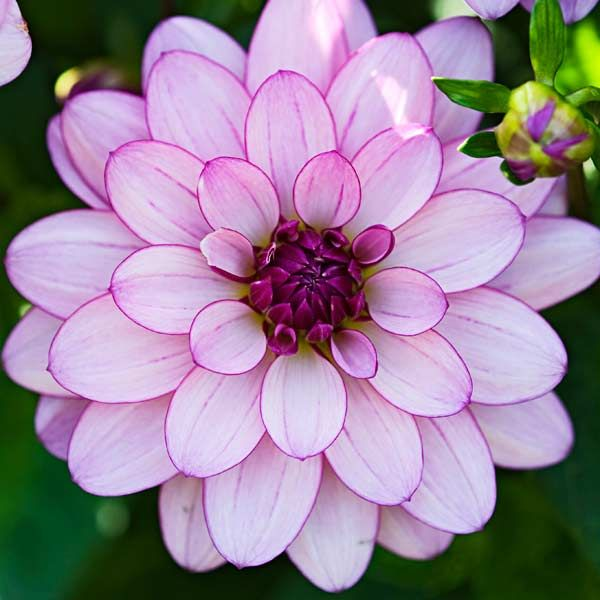
#> input picture flower.jpg, 600 x 600 px
$ python pillow_effect.py
#> lines starting #> are read from the running program, lines starting #| are printed output that depends on the picture
from PIL import Image
from PIL import ImageFilter

# merge two image
flower = Image.open("flower.jpg")
#> flower is the input picture: PIL image 600x600 RGB; mean R, G, B 151.1, 132.5, 152
girl = Image.open("girl.jpg")
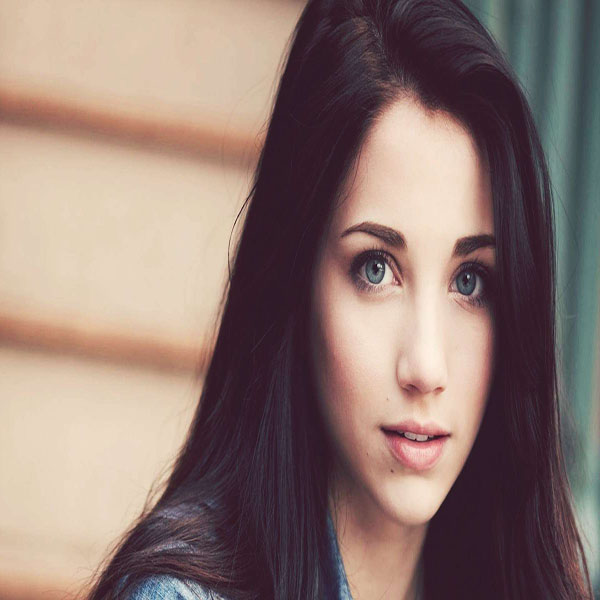
#> input picture girl.jpg, 600 x 600 px
#> girl is the input picture: PIL image 600x600 RGB; mean R, G, B 143.6, 122.1, 115.5

r1, g1, b1 = flower.split()
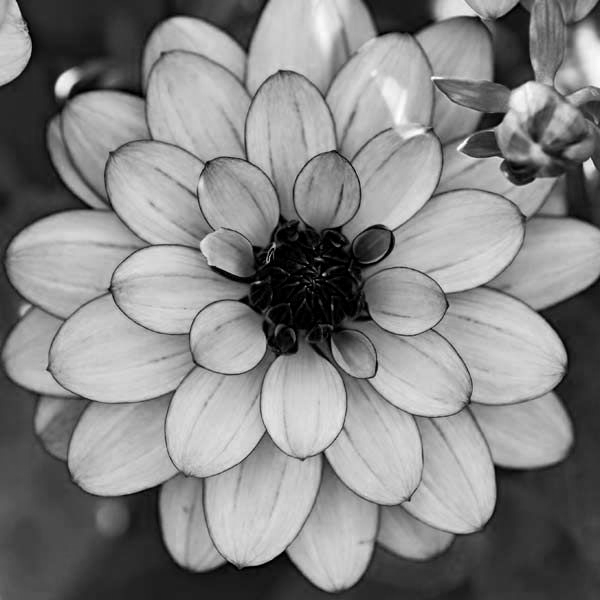
#> g1: PIL image 600x600 L; min 0, max 255, mean 132.5
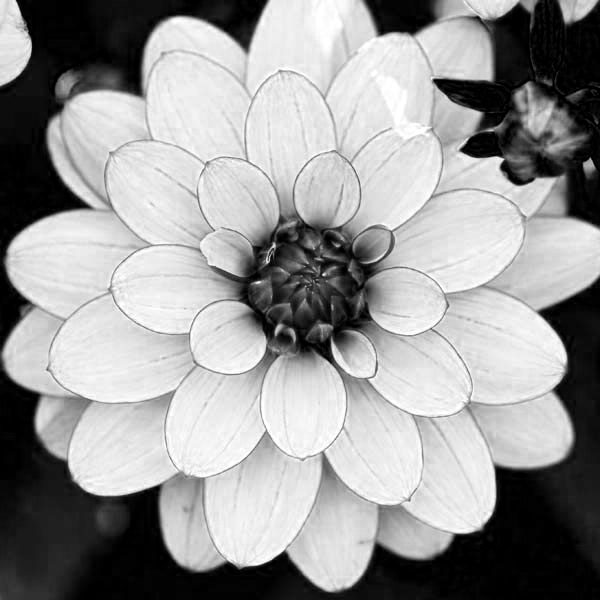
#> b1: PIL image 600x600 L; min 0, max 255, mean 152
r2, g2, b2 = girl.split()
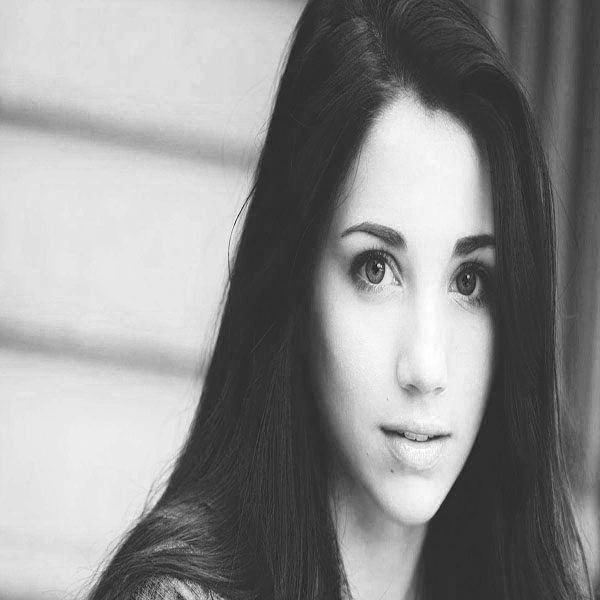
#> r2: PIL image 600x600 L; min 22, max 255, mean 143.6
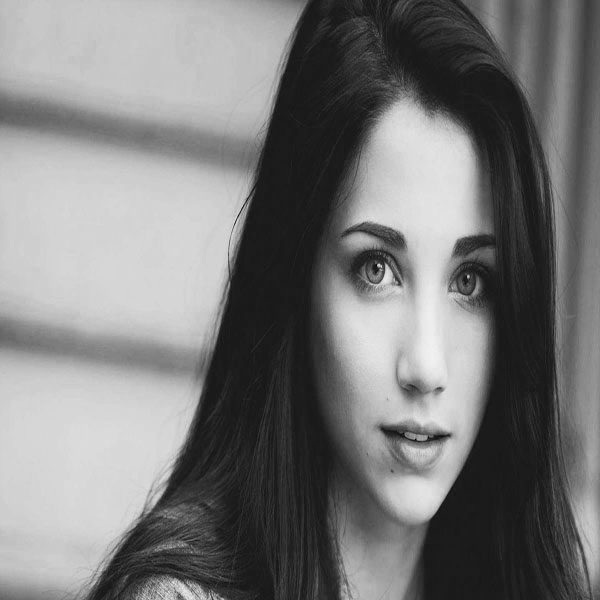
#> g2: PIL image 600x600 L; min 7, max 242, mean 122.1
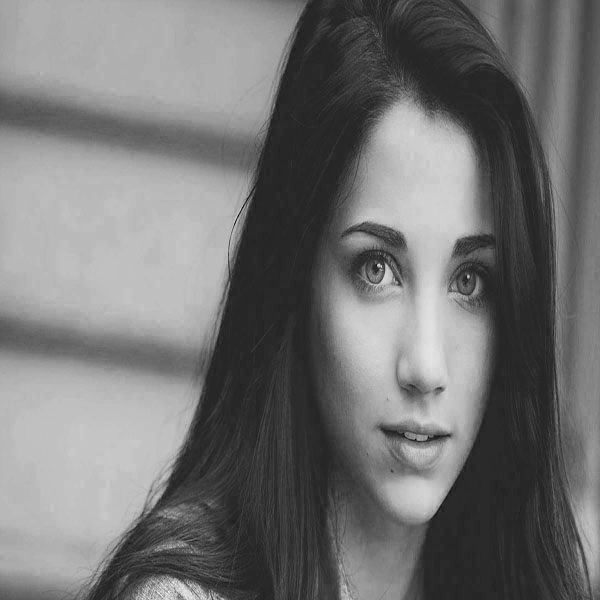
#> b2: PIL image 600x600 L; min 9, max 248, mean 115.5

new_img= Image.merge("RGB",(r2, g1, b2))
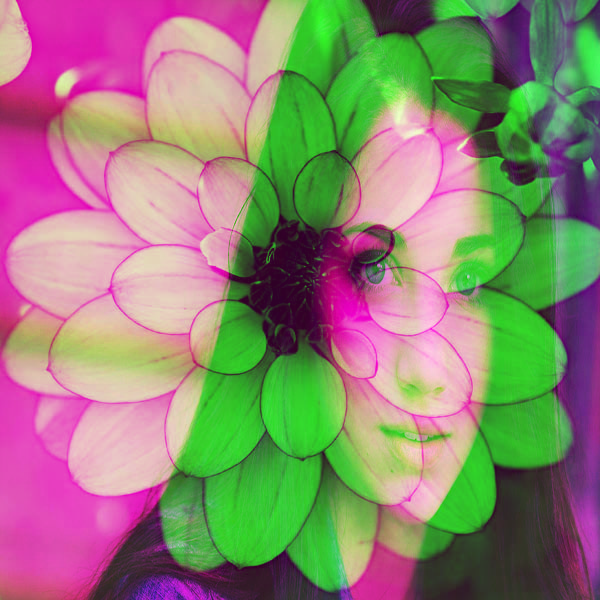
#> new_img: PIL image 600x600 RGB; mean R, G, B 143.6, 132.5, 115.5
new_img.show()


# basic transformation like  resize, flip

#> (the run stopped early here; a loop or call above may not have finished)
